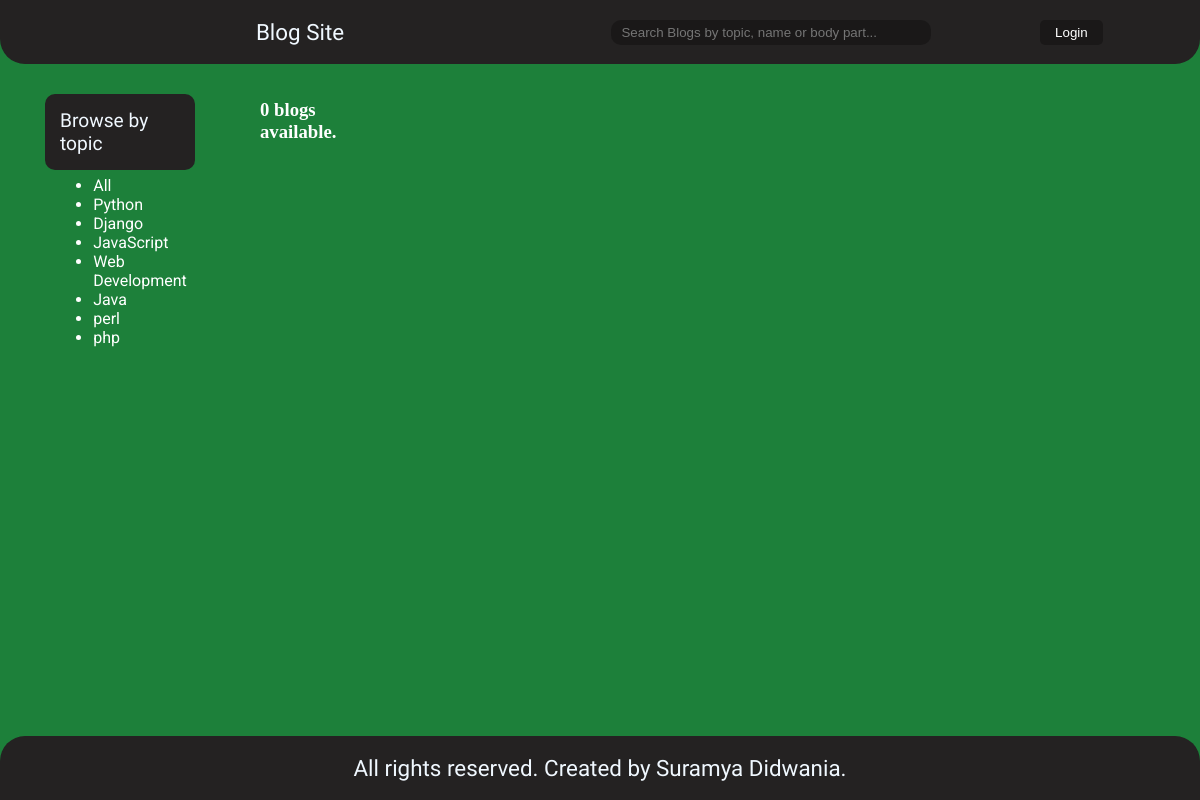
The page /blogs?q=Django on the database its author committed.
### blogs/models.py (models this page shows, shortened)
class topic(models.Model):
    topicname = models.CharField(max_length=20)

### blogs/views.py (the view)
# urls.py: path('blogs',views.bloglist,name='blogs'),
def bloglist(request):
    if request.GET.get('q')!=None:
        topicname = request.GET.get('q')
    else:
        topicname = ''
    blogs = blog.objects.all().filter(
        Q(topicname__topicname__icontains=topicname) |
        Q(title__icontains = topicname) |
        Q(body__icontains=topicname)
        )
    num_blogs = blogs.count()
    topics = topic.objects.all()
    return render(request, 'bloglist.html', {'blogs':blogs,'topics':topics,'num_blogs':num_blogs})

### blogs/templates/bloglist.html (shortened to what this page needs)
{% extends 'base_layout.html' %}
{% block content %}
<div class="bloglist">
    <div class="browse">
        <p style="
            color: black;
            font-family: 'Exo 2', sans-serif;
            position: absolute;
            top: 0px;
            width: inherit;
            font-size: larger;
            background-color: rgb(36,34,34);
            border-radius: 10px;
            color: aliceblue;
            padding: 15px 15px;">Browse by topic
        </p>
        <ul style="
            position: absolute;
            top: 85px;
            font-family: 'Roboto',sans-serif;
        ">
            <li>
                <a href="{% url 'blogs' %}">
                    All
                </a>
            </li>
            {% for topic in topics %}
                <li>
                    <a href="{% url 'blogs' %}?q={{topic.topicname}}">
                        {{ topic.topicname }}
                    </a>
                </li>
            {% endfor %}
        </ul>
    </div>
    <div class="posts">
        <h3 style="margin-left: 20px;">{{num_blogs}} blogs available.</h3>
    </div>
</div>
{% endblock%}

### blogs/static/styling/style.css (style rules this page uses)
body { color: white; background-color: rgb(29, 128, 58); background-size: cover; margin: 0px; width: 100vw; }
a { color: white; text-decoration: none; }
.posts { display: grid; grid-template-columns: 1fr; row-gap: 10px; padding-top: 10vh; position: relative; margin-left: 20vw; padding-bottom: 10vh; }
.bloglist { display: grid; grid-template-columns: 1.5fr 7.5fr; column-gap: 10px; margin-bottom: 20px; }
.browse { margin-right: 20px; position: fixed; top: 75px; display: flex; justify-content: center; align-items: center; flex-direction: column; left: 5vw; width: 10vw; }

### rows shown on the page
topic: topicname "Python"
topic: topicname "Django"
topic: topicname "JavaScript"
topic: topicname "Web Development"
topic: topicname "Java"
topic: topicname "perl"
topic: topicname "php"

### other values the page prints
{{ num_blogs }} "0"
